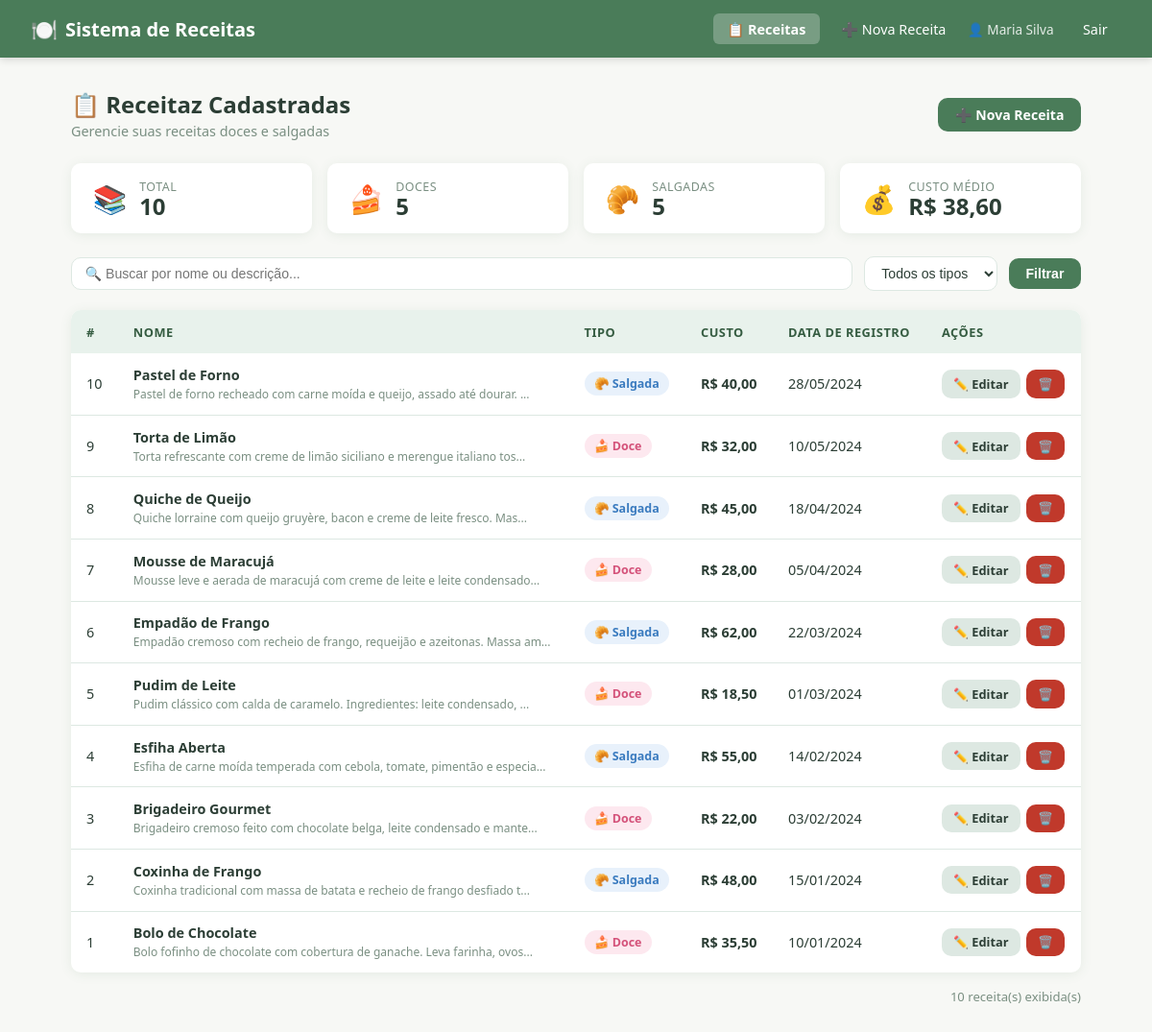
Page /index.php (signed in) on the committed database.
### tables this page shows
CREATE TABLE IF NOT EXISTS receita (
    id INT AUTO_INCREMENT PRIMARY KEY,
    nome VARCHAR(150) NOT NULL,
    descricao TEXT,
    data_registro DATE NOT NULL,
    custo DECIMAL(10,2) NOT NULL DEFAULT 0.00,
    tipo_receita ENUM('doce', 'salgada') NOT NULL,
    criado_em TIMESTAMP DEFAULT CURRENT_TIMESTAMP
);

### includes/auth.php (called while the page is built, shortened)
<?php
function nomeUsuario() {
    return $_SESSION['usuario_nome'] ?? 'Usuário';
}
?>

### index.php (the view, shortened to what this page needs)
<?php
require_once 'includes/auth.php';
$conn = conectar();
$busca = trim($_GET['busca'] ?? '');
$where = "WHERE 1=1";
$sql  = "SELECT * FROM receita $where ORDER BY data_registro DESC";
$stmt = $conn->prepare($sql);
$stmt->execute();
$receitas = $stmt->get_result()->fetch_all(MYSQLI_ASSOC);
$stats = $conn->query("SELECT
    COUNT(*) AS total,
    SUM(tipo_receita='doce')    AS doces,
    SUM(tipo_receita='salgada') AS salgadas,
    AVG(custo) AS custo_medio
    FROM receita")->fetch_assoc();
?>
<!DOCTYPE html>
<html lang="pt-BR">
<head>
    <link rel="stylesheet" href="assets/css/style.css">
</head>
<body>
<nav class="navbar">
    <a href="index.php" class="brand"><span>🍽️</span> Sistema de Receitas</a>
    <div class="nav-links">
        <a href="index.php" class="active">📋 Receitas</a>
        <a href="receita_form.php">➕ Nova Receita</a>
        <span class="user-info">👤 <?= htmlspecialchars(nomeUsuario()) ?></span>
        <a href="logout.php">Sair</a>
    </div>
</nav>
<div class="container">
    <div class="page-header">
        <div>
            <h1>📋 Receitaz Cadastradas</h1>
            <p>Gerencie suas receitas doces e salgadas</p>
        </div>
        <a href="receita_form.php" class="btn btn-primary">➕ Nova Receita</a>
    </div>
    <div class="stats-bar">
        <div class="stat-card">
            <div class="stat-icon">📚</div>
            <div>
                <div class="stat-label">Total</div>
                <div class="stat-value"><?= $stats['total'] ?></div>
            </div>
        </div>
        <div class="stat-card">
            <div class="stat-icon">🍰</div>
            <div>
                <div class="stat-label">Doces</div>
                <div class="stat-value"><?= $stats['doces'] ?></div>
            </div>
        </div>
        <div class="stat-card">
            <div class="stat-icon">🥐</div>
            <div>
                <div class="stat-label">Salgadas</div>
                <div class="stat-value"><?= $stats['salgadas'] ?></div>
            </div>
        </div>
        <div class="stat-card">
            <div class="stat-icon">💰</div>
            <div>
                <div class="stat-label">Custo Médio</div>
                <div class="stat-value">R$ <?= number_format($stats['custo_medio'] ?? 0, 2, ',', '.') ?></div>
            </div>
        </div>
    </div>
    <form method="GET" action="index.php">
        <div class="filters">
            <input type="text" name="busca" placeholder="🔍 Buscar por nome ou descrição..."
                   value="<?= htmlspecialchars($busca) ?>">
            <select name="tipo">
                <option value="">Todos os tipos</option>
            </select>
            <button type="submit" class="btn btn-primary">Filtrar</button>
        </div>
    </form>
    <div class="card">
        <?php if (empty($receitas)): ?>
            <div class="empty-state">
                <div class="icon">🍽️</div>
                <p>Nenhuma receita encontrada.</p>
            </div>
        <?php else: ?>
        <table>
            <thead>
                <tr>
                    <th>#</th>
                    <th>Nome</th>
                    <th>Tipo</th>
                    <th>Custo</th>
                    <th>Data de Registro</th>
                    <th>Ações</th>
                </tr>
            </thead>
            <tbody>
                <?php foreach ($receitas as $r): ?>
                <tr>
                    <td><?= $r['id'] ?></td>
                    <td>
                        <strong><?= htmlspecialchars($r['nome']) ?></strong>
                        <?php if ($r['descricao']): ?>
                            <br><small style="color:var(--text-muted)"><?= htmlspecialchars(mb_substr($r['descricao'], 0, 70)) ?>...</small>
                        <?php endif; ?>
                    </td>
                    <td>
                        <?php if ($r['tipo_receita'] === 'doce'): ?>
                            <span class="badge badge-doce">🍰 Doce</span>
                        <?php else: ?>
                            <span class="badge badge-salgada">🥐 Salgada</span>
                        <?php endif; ?>
                    </td>
                    <td><strong>R$ <?= number_format($r['custo'], 2, ',', '.') ?></strong></td>
                    <td><?= date('d/m/Y', strtotime($r['data_registro'])) ?></td>
                    <td>
                        <div class="td-actions">
                            <a href="receita_form.php?id=<?= $r['id'] ?>" class="btn btn-secondary btn-sm">✏️ Editar</a>
                            <a href="receita_excluir.php?id=<?= $r['id'] ?>" class="btn btn-danger btn-sm"
                               onclick="return confirm('Excluir a receita \'<?= htmlspecialchars(addslashes($r['nome'])) ?>\'?')">🗑️</a>
                        </div>
                    </td>
                </tr>
                <?php endforeach; ?>
            </tbody>
        </table>
        <?php endif; ?>
    </div>
    <p style="margin-top:1rem; font-size:0.82rem; color:var(--text-muted); text-align:right;">
        <?= count($receitas) ?> receita(s) exibida(s)
    </p>
</div>
</body>
</html>

### assets/css/style.css (style rules this page uses)
* { box-sizing: border-box; margin: 0; padding: 0; }
:root { --primary: #4A7C59; --primary-dk: #355c41; --primary-lt: #e8f2ec; --accent: #E07B39; --bg: #F7F8F5; --card: #FFFFFF; --text: #2c3e35; --text-muted: #7a8f82; --border: #dde8e2; --danger: #c0392b; --danger-lt: #fdf0ef; --sweet: #d4527a; --sweet-lt: #fde8ef; --savory: #3a7bbf; --savory-lt: #e8f1fb; --shadow: 0 2px 12px rgba(74,124,89,0.10); --radius: 10px; }
body { font-family: 'Segoe UI', Tahoma, Geneva, Verdana, sans-serif; background: var(--bg); color: var(--text); min-height: 100vh; }
.navbar { background: var(--primary); color: #fff; padding: 0 2rem; display: flex; align-items: center; justify-content: space-between; height: 60px; box-shadow: 0 2px 8px rgba(0,0,0,0.15); }
.navbar .brand { font-size: 1.25rem; font-weight: 700; display: flex; align-items: center; gap: 0.5rem; color: #fff; text-decoration: none; }
.navbar .brand span { font-size: 1.4rem; }
.navbar .nav-links { display: flex; align-items: center; gap: 0.5rem; }
.navbar .nav-links a, .navbar .nav-links button { color: #fff; text-decoration: none; padding: 0.4rem 0.9rem; border-radius: 6px; font-size: 0.9rem; border: none; background: transparent; cursor: pointer; transition: background .2s; }
.navbar .nav-links a.active { background: rgba(255,255,255,.25); font-weight: 600; }
.navbar .user-info { font-size: 0.85rem; opacity: .85; margin-right: 0.5rem; }
.container { max-width: 1100px; margin: 0 auto; padding: 2rem 1.5rem; }
.page-header { display: flex; align-items: center; justify-content: space-between; margin-bottom: 1.5rem; flex-wrap: wrap; gap: 1rem; }
.page-header h1 { font-size: 1.5rem; font-weight: 700; color: var(--text); }
.page-header p { color: var(--text-muted); font-size: 0.9rem; margin-top: 2px; }
.btn { display: inline-flex; align-items: center; gap: 0.4rem; padding: 0.5rem 1.1rem; border-radius: var(--radius); font-size: 0.88rem; font-weight: 600; border: none; cursor: pointer; text-decoration: none; transition: filter .2s, transform .1s; }
.btn-primary { background: var(--primary); color: #fff; }
.btn-danger { background: var(--danger); color: #fff; }
.btn-secondary { background: var(--border); color: var(--text); }
.btn-sm { padding: 0.35rem 0.75rem; font-size: 0.8rem; }
.card { background: var(--card); border-radius: var(--radius); box-shadow: var(--shadow); overflow: hidden; }
table { width: 100%; border-collapse: collapse; font-size: 0.9rem; }
thead th { background: var(--primary-lt); color: var(--primary-dk); font-weight: 700; padding: 0.85rem 1rem; text-align: left; font-size: 0.8rem; text-transform: uppercase; letter-spacing: .04em; }
tbody tr { border-bottom: 1px solid var(--border); transition: background .15s; }
tbody tr:last-child { border-bottom: none; }
tbody td { padding: 0.8rem 1rem; vertical-align: middle; }
.td-actions { display: flex; gap: 0.4rem; }
.badge { display: inline-flex; align-items: center; gap: 0.3rem; padding: 0.25rem 0.65rem; border-radius: 20px; font-size: 0.78rem; font-weight: 600; }
.badge-doce { background: var(--sweet-lt); color: var(--sweet); }
.badge-salgada { background: var(--savory-lt); color: var(--savory); }
.stats-bar { display: flex; gap: 1rem; margin-bottom: 1.5rem; flex-wrap: wrap; }
.stat-card { background: var(--card); border-radius: var(--radius); padding: 1rem 1.4rem; box-shadow: var(--shadow); display: flex; align-items: center; gap: 0.8rem; flex: 1; min-width: 160px; }
.stat-icon { font-size: 1.8rem; }
.stat-label { font-size: 0.78rem; color: var(--text-muted); text-transform: uppercase; letter-spacing:.04em; }
.stat-value { font-size: 1.5rem; font-weight: 700; color: var(--text); line-height:1; }
.filters { display: flex; gap: 0.75rem; margin-bottom: 1.25rem; flex-wrap: wrap; align-items: center; }
.filters input, .filters select { padding: 0.5rem 0.85rem; border: 1.5px solid var(--border); border-radius: var(--radius); font-size: 0.88rem; color: var(--text); background: var(--card); outline: none; transition: border-color .2s; }
.filters input { flex: 1; min-width: 200px; }

### rows in the picture
receita: id "10", nome "Pastel de Forno", descricao "Pastel de forno recheado com carne moída e queijo, assado até dourar.", tipo_receita "🥐 Salgada", custo "40,00", data_registro "28/05/2024"
receita: id "9", nome "Torta de Limão", descricao "Torta refrescante com creme de limão siciliano e merengue italiano tos", tipo_receita "🍰 Doce", custo "32,00", data_registro "10/05/2024"
receita: id "8", nome "Quiche de Queijo", descricao "Quiche lorraine com queijo gruyère, bacon e creme de leite fresco. Mas", tipo_receita "🥐 Salgada", custo "45,00", data_registro "18/04/2024"
receita: id "7", nome "Mousse de Maracujá", descricao "Mousse leve e aerada de maracujá com creme de leite e leite condensado", tipo_receita "🍰 Doce", custo "28,00", data_registro "05/04/2024"
receita: id "6", nome "Empadão de Frango", descricao "Empadão cremoso com recheio de frango, requeijão e azeitonas. Massa am", tipo_receita "🥐 Salgada", custo "62,00", data_registro "22/03/2024"
receita: id "5", nome "Pudim de Leite", descricao "Pudim clássico com calda de caramelo. Ingredientes: leite condensado,", tipo_receita "🍰 Doce", custo "18,50", data_registro "01/03/2024"
receita: id "4", nome "Esfiha Aberta", descricao "Esfiha de carne moída temperada com cebola, tomate, pimentão e especia", tipo_receita "🥐 Salgada", custo "55,00", data_registro "14/02/2024"
receita: id "3", nome "Brigadeiro Gourmet", descricao "Brigadeiro cremoso feito com chocolate belga, leite condensado e mante", tipo_receita "🍰 Doce", custo "22,00", data_registro "03/02/2024"
receita: id "2", nome "Coxinha de Frango", descricao "Coxinha tradicional com massa de batata e recheio de frango desfiado t", tipo_receita "🥐 Salgada", custo "48,00", data_registro "15/01/2024"
receita: id "1", nome "Bolo de Chocolate", descricao "Bolo fofinho de chocolate com cobertura de ganache. Leva farinha, ovos", tipo_receita "🍰 Doce", custo "35,50", data_registro "10/01/2024"

### other values in the picture
nomeUsuario() "Maria Silva"
$stats['total'] "10"
$stats['doces'] "5"
$stats['salgadas'] "5"
$stats['custo_medio'] "38,60"
count($receitas) "10"
